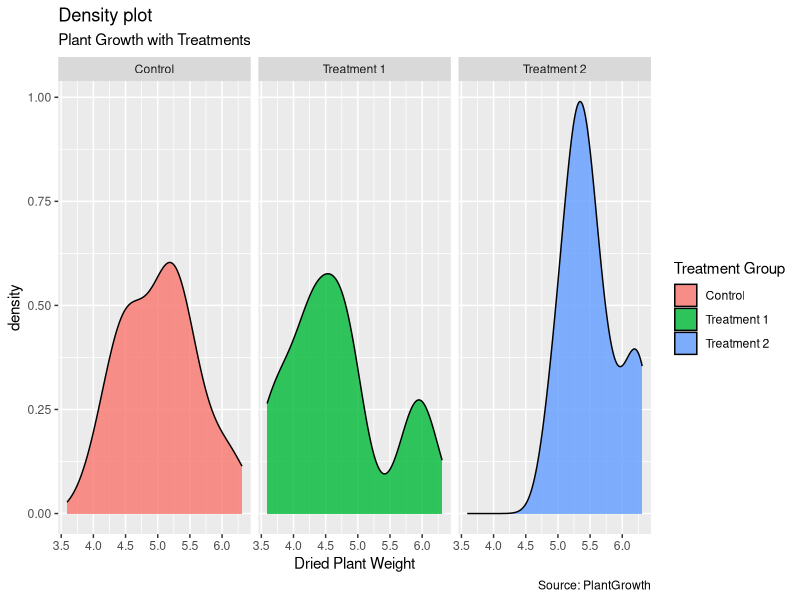
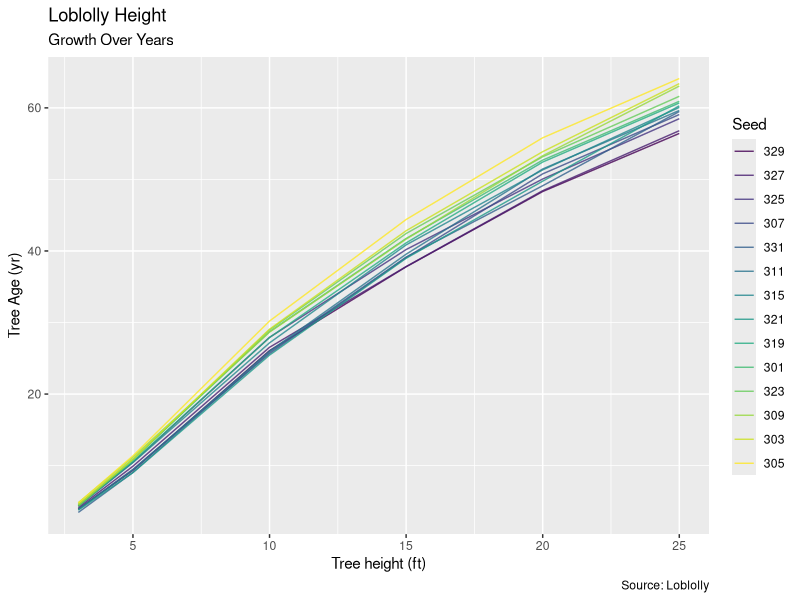
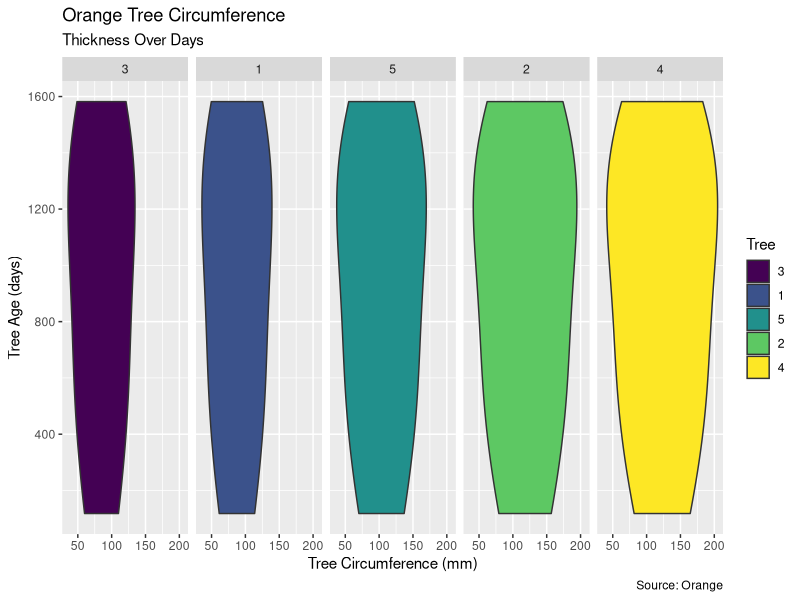
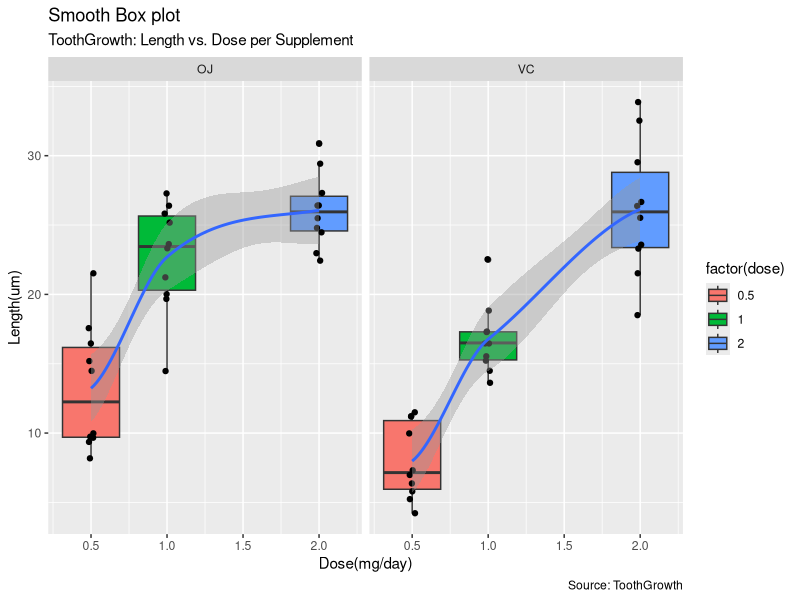

Write R code to recreate these figures, in order.
## ---- chunk 1
knitr::opts_chunk$set(echo = TRUE)
library(tidyverse)
## ---- chunk 2
g <- ggplot(PlantGrowth, aes(weight))
levels(g[["data"]][["group"]])[levels(g[["data"]][["group"]])=="ctrl"]<-"Control"
levels(g[["data"]][["group"]])[levels(g[["data"]][["group"]])=="trt1"]<-"Treatment 1"
levels(g[["data"]][["group"]])[levels(g[["data"]][["group"]])=="trt2"]<-"Treatment 2"
g + geom_density(aes(fill=factor(group)), alpha=0.8) + 
     labs(title="Density plot", 
          subtitle="Plant Growth with Treatments",
          caption="Source: PlantGrowth",
          x="Dried Plant Weight",
          fill="Treatment Group")+facet_wrap(~ group)
## ---- chunk 3
summary(PlantGrowth)
## ---- chunk 4
l <- ggplot(Loblolly, aes(age,height,color=Seed))
## ---- chunk 5
l + geom_line( alpha=0.8) + 
     labs(title="Loblolly Height", 
          subtitle="Growth Over Years",
          caption="Source: Loblolly", 
          x="Tree height (ft)",
          y="Tree Age (yr)")
## ---- chunk 6
summary(Loblolly)
## ---- chunk 7
o <- ggplot(Orange, aes(age,circumference,color=Tree))
## ---- chunk 8
ggplot(Orange, aes(circumference, age)) + 
   geom_violin(aes(fill = Tree)) + facet_grid(~Tree) + 
     labs(title="Orange Tree Circumference", 
          subtitle="Thickness Over Days",
          caption="Source: Orange", 
          y="Tree Age (days)",
          x="Tree Circumference (mm)")
## ---- chunk 9
summary(Orange)
## ---- chunk 10
t <- ggplot(ToothGrowth, aes(len,dose,color=supp))
## ---- chunk 11
t <- ggplot(ToothGrowth, aes(dose, len))
t + geom_boxplot(aes(fill=factor(dose))) +geom_jitter(width = .02)+ geom_smooth(aes(dose,len),fullrange = TRUE,position = "dodge") + facet_grid(~supp)+
   labs(title="Smooth Box plot", 
        subtitle="ToothGrowth: Length vs. Dose per Supplement",
        caption="Source: ToothGrowth",
        x="Dose(mg/day)",
        y="Length(um)")
## ---- chunk 12
summary(ToothGrowth)
